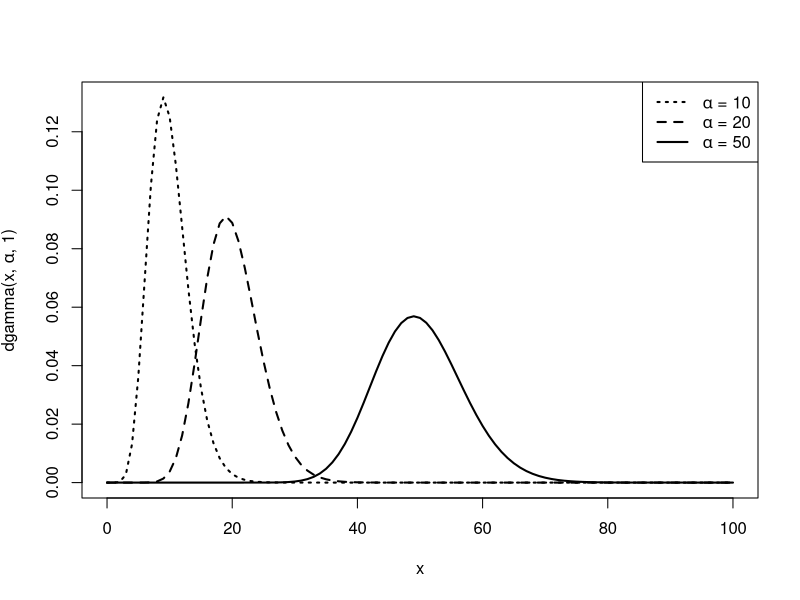

Write R code to recreate this figure.
## ---- chunk 1
#| echo: false
#| fig-show: asis
#| out-width: "0.6\\textwidth"

curve(dgamma(x, 10, 1), from = 0, to = 100,
      ylab = expression(paste("dgamma(x, ", alpha, ", 1)")),
      lty = 3, lwd = 2)
curve(dgamma(x, 20, 1), add = TRUE, lty = 2, lwd = 2)
curve(dgamma(x, 50, 1), add = TRUE, lty = 1, lwd = 2)
legend("topright", c(expression(paste(alpha, " = 10")),
                     expression(paste(alpha, " = 20")),
                     expression(paste(alpha, " = 50"))),
       lty = 3:1, lwd = 2)
